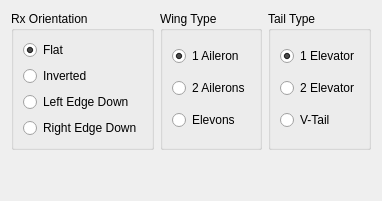
      <widget class="QWidget" name="planeTab">
       <attribute name="title">
        <string>Plane</string>
       </attribute>
       <layout class="QVBoxLayout" name="verticalLayout_17">
        <item>
         <layout class="QHBoxLayout" name="horizontalLayout_7">
          <item>
           <widget class="QGroupBox" name="rxOrientationGroupBox">
            <property name="title">
             <string>Rx Orientation</string>
            </property>
            <layout class="QVBoxLayout" name="verticalLayout_9">
             <item>
              <widget class="QRadioButton" name="flatOrientationRadioButton">
               <property name="text">
                <string>Flat</string>
               </property>
               <property name="checked">
                <bool>true</bool>
               </property>
              </widget>
             </item>
             <item>
              <widget class="QRadioButton" name="invertedOrientationRadioButton">
               <property name="text">
                <string>Inverted</string>
               </property>
              </widget>
             </item>
             <item>
              <widget class="QRadioButton" name="leftOrientationRadioButton">
               <property name="text">
                <string>Left Edge Down</string>
               </property>
              </widget>
             </item>
             <item>
              <widget class="QRadioButton" name="rightOrientationRadioButton">
               <property name="text">
                <string>Right Edge Down</string>
               </property>
              </widget>
             </item>
            </layout>
           </widget>
          </item>
          <item>
           <widget class="QGroupBox" name="wingTypeGroupBox">
            <property name="title">
             <string>Wing Type</string>
            </property>
            <layout class="QVBoxLayout" name="verticalLayout_7">
             <item>
              <widget class="QRadioButton" name="oneAileronRadioButton">
               <property name="text">
                <string>1 Aileron</string>
               </property>
               <property name="checked">
                <bool>true</bool>
               </property>
              </widget>
             </item>
             <item>
              <widget class="QRadioButton" name="twoAileronsRadioButton">
               <property name="text">
                <string>2 Ailerons</string>
               </property>
              </widget>
             </item>
             <item>
              <widget class="QRadioButton" name="elevonsRadioButton">
               <property name="text">
                <string>Elevons</string>
               </property>
              </widget>
             </item>
            </layout>
           </widget>
          </item>
          <item>
           <widget class="QGroupBox" name="tailTypeGroupBox">
            <property name="title">
             <string>Tail Type</string>
            </property>
            <layout class="QVBoxLayout" name="verticalLayout_8">
             <item>
              <widget class="QRadioButton" name="oneElevatorRadioButton">
               <property name="text">
                <string>1 Elevator</string>
               </property>
               <property name="checked">
                <bool>true</bool>
               </property>
              </widget>
             </item>
             <item>
              <widget class="QRadioButton" name="twoElevatorRadioButton">
               <property name="text">
                <string>2 Elevator</string>
               </property>
              </widget>
             </item>
             <item>
              <widget class="QRadioButton" name="vtailRadioButton">
               <property name="text">
                <string>V-Tail</string>
               </property>
              </widget>
             </item>
            </layout>
           </widget>
          </item>
         </layout>
        </item>
        <item>
         <spacer name="verticalSpacer_3">
          <property name="orientation">
           <enum>Qt::Vertical</enum>
          </property>
          <property name="sizeHint" stdset="0">
           <size>
            <width>20</width>
            <height>40</height>
           </size>
          </property>
         </spacer>
        </item>
       </layout>
      </widget>
